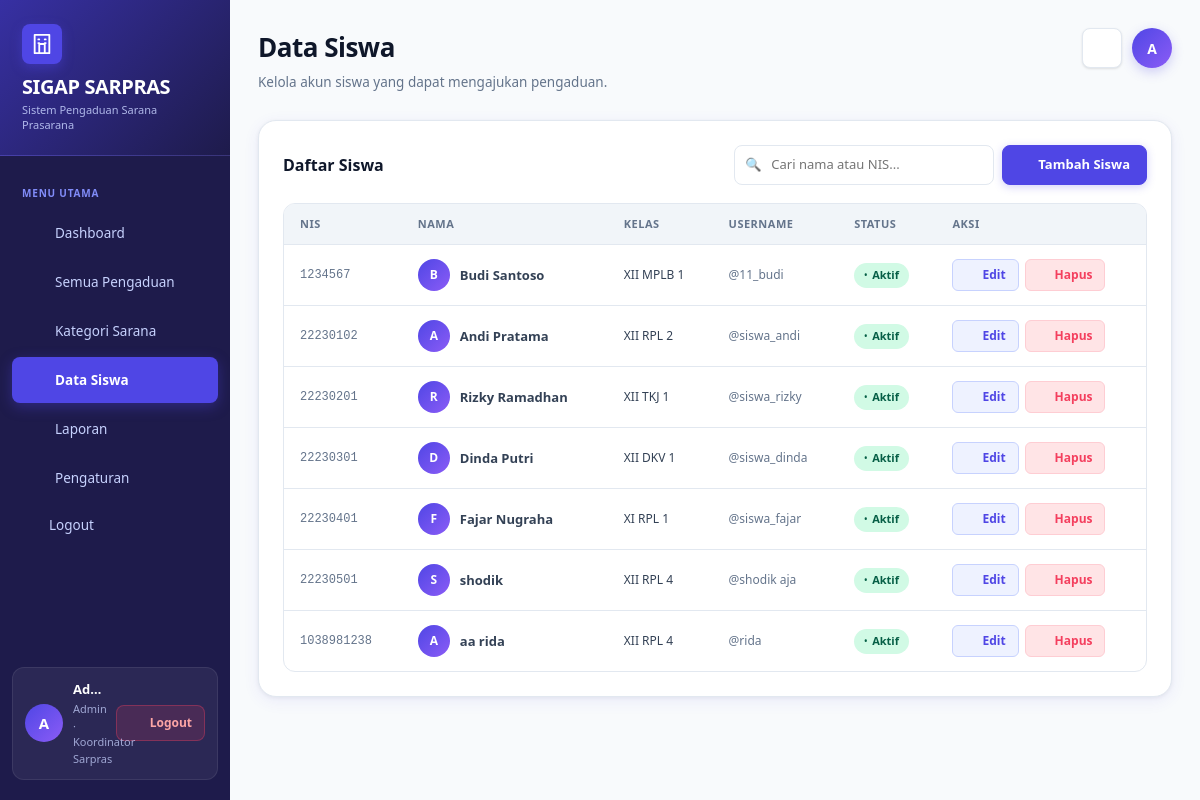
/views/siswa.php (signed in), run on an earlier commit of the app's database.
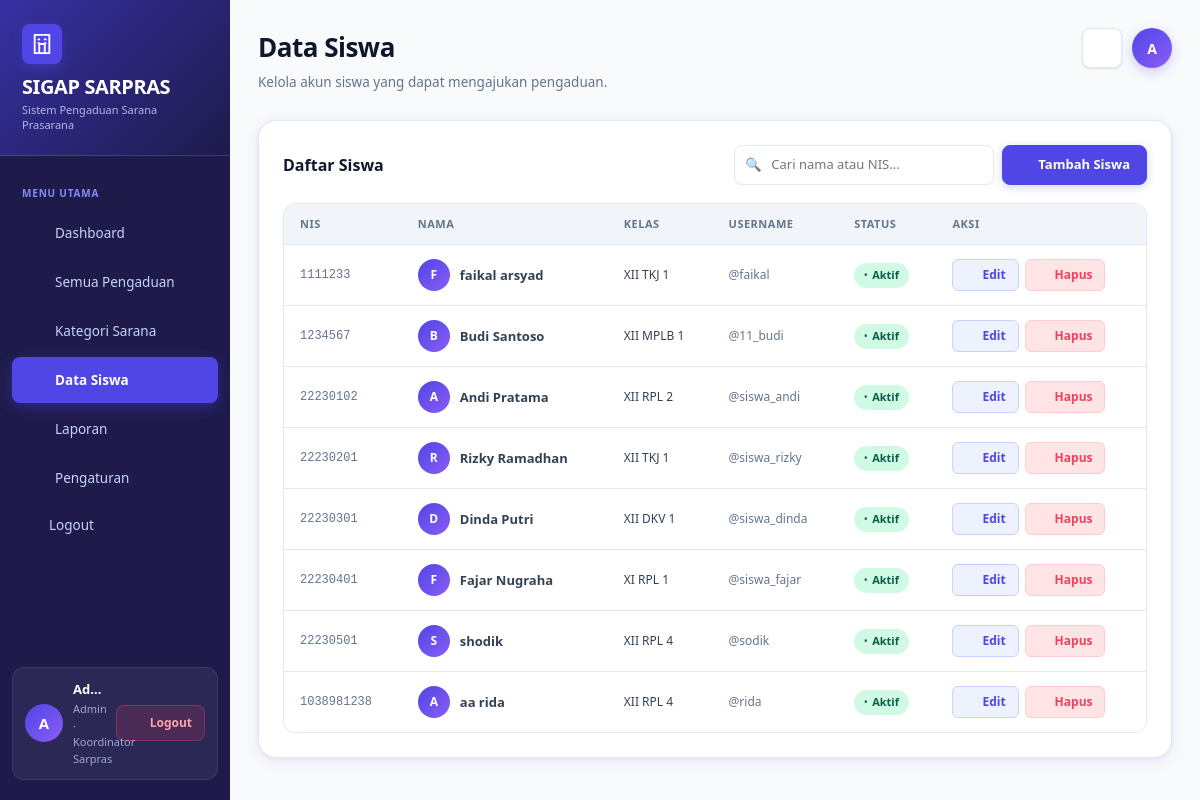
And on a later commit of the database.
### tables this page shows
CREATE TABLE `siswa` (
  `nis` int(11) NOT NULL,
  `nama` varchar(100) NOT NULL,
  `kelas` varchar(50) NOT NULL,
  `username` varchar(50) NOT NULL,
  `password` varchar(255) NOT NULL,
  `aktif` tinyint(1) NOT NULL DEFAULT 1
);

### models/Siswa.php (called while the page is built, shortened)
<?php
class Siswa {
    private $conn;
    public function __construct($conn) {
        $this->conn = $conn;
    }
    public function tampil() {
        return mysqli_query($this->conn, "SELECT * FROM siswa ORDER BY nis ASC");
    }
}
?>

### views/siswa.php (the view, shortened to what this page needs)
<?php
include '../config/koneksi.php';
include '../config/icons.php';
include '../config/layout.php';
include '../models/Siswa.php';
$m   = new Siswa($conn);
$q = $m->tampil();
?>
<!doctype html>
<html lang="id">
<head>
    <link rel="stylesheet" href="../assets/style.css?v=2">
</head>
<body>
<div class="app">
    <?= sidebar('students') ?>
    <main class="main">
        <div class="top">
            <div>
                <h2>Data Siswa</h2>
                <p>Kelola akun siswa yang dapat mengajukan pengaduan.</p>
            </div>
            <div class="top-actions">
                <div class="bell"><?= icon('bell', '17') ?></div>
                <div class="avatar"><?= strtoupper(substr($_SESSION['nama'] ?? 'A', 0, 1)) ?></div>
            </div>
        </div>
        <div class="panel table-panel mt-28">
            <div class="toolbar">
                <strong class="section-title">Daftar Siswa</strong>
                <div class="toolbar-actions">
                    <div class="search">
                        <input id="searchInput" placeholder="Cari nama atau NIS..." oninput="filterTable()">
                    </div>
                    <a class="btn primary" href="siswa_form.php">
                        <span style="display:flex;align-items:center;gap:6px;"><?= icon('plus', '13') ?> Tambah Siswa</span>
                    </a>
                </div>
            </div>
            <div class="table-wrap">
                <table id="siswaTable">
                    <thead>
                        <tr>
                            <th>NIS</th>
                            <th>Nama</th>
                            <th>Kelas</th>
                            <th>Username</th>
                            <th>Status</th>
                            <th>Aksi</th>
                        </tr>
                    </thead>
                    <tbody>
                        <?php $empty = true; while ($r = mysqli_fetch_assoc($q)): $empty = false; ?>
                        <tr>
                            <td style="font-family:monospace;font-size:12px;color:var(--muted);"><?= htmlspecialchars($r['nis']) ?></td>
                            <td>
                                <div style="display:flex;align-items:center;gap:10px;">
                                    <div style="width:32px;height:32px;border-radius:50%;background:linear-gradient(135deg,var(--primary),var(--purple));display:flex;align-items:center;justify-content:center;color:#fff;font-weight:700;font-size:12px;flex-shrink:0;">
                                        <?= strtoupper(substr($r['nama'], 0, 1)) ?>
                                    </div>
                                    <div style="font-weight:600;"><?= htmlspecialchars($r['nama']) ?></div>
                                </div>
                            </td>
                            <td style="font-size:12px;"><?= htmlspecialchars($r['kelas']) ?></td>
                            <td style="font-size:12px;color:var(--muted);">@<?= htmlspecialchars($r['username']) ?></td>
                            <td>
                                <span class="status <?= $r['aktif'] ? 'selesai' : 'ditolak' ?>">
                                    <?= $r['aktif'] ? 'Aktif' : 'Nonaktif' ?>
                                </span>
                            </td>
                            <td>
                                <div class="action-row">
                                    <a class="action-btn" href="siswa_form.php?nis=<?= $r['nis'] ?>">
                                        <span style="display:flex;align-items:center;gap:4px;"><?= icon('edit', '13') ?> Edit</span>
                                    </a>
                                    <a class="action-btn danger"
                                       onclick="return confirm('Hapus akun <?= htmlspecialchars(addslashes($r['nama'])) ?>?')"
                                       href="siswa.php?hapus=<?= $r['nis'] ?>">
                                        <span style="display:flex;align-items:center;gap:4px;"><?= icon('trash', '13') ?> Hapus</span>
                                    </a>
                                </div>
                            </td>
                        </tr>
                        <?php endwhile; ?>
                    </tbody>
                </table>
            </div>
        </div>
    </main>
</div>
</body>
</html>

### config/layout.php (shortened to what this page needs)
<?php
include_once __DIR__ . '/icons.php';
function sidebar($active) {
    $role    = $_SESSION['role'] ?? 'siswa';
    $nama    = $_SESSION['nama'] ?? '';
    $initial = strtoupper(substr($nama ?: 'A', 0, 1));
    if ($role === 'admin') {
        $menu = [
            'dashboard'  => ['label' => 'Dashboard',       'href' => 'admin_dashboard.php',  'icon' => 'dashboard'],
            'complaints' => ['label' => 'Semua Pengaduan', 'href' => 'semua_pengaduan.php',  'icon' => 'complaints'],
            'categories' => ['label' => 'Kategori Sarana', 'href' => 'kategori.php',         'icon' => 'category'],
            'students'   => ['label' => 'Data Siswa',      'href' => 'siswa.php',            'icon' => 'students'],
            'laporan'    => ['label' => 'Laporan',         'href' => 'laporan.php',          'icon' => 'report'],
            'pengaturan' => ['label' => 'Pengaturan',      'href' => 'pengaturan.php',       'icon' => 'settings'],
        ];
        $sub = 'Admin · Koordinator Sarpras';
    }
    ?>
    <aside class="sidebar">
        <div class="logo">
            <div class="logo-icon">
            </div>
            <h1>SIGAP SARPRAS</h1>
            <span>Sistem Pengaduan Sarana Prasarana</span>
        </div>
        <nav class="nav">
            <?php if ($role === 'admin'): ?>
            <div class="nav-section">Menu Utama</div>
            <?php endif; ?>
            <?php foreach ($menu as $key => $item): ?>
            <a href="<?= $item['href'] ?>" class="<?= $active === $key ? 'active' : '' ?>">
                <span class="nav-icon"><?= icon($item['icon'], '16') ?></span>
                <?= htmlspecialchars($item['label']) ?>
            </a>
            <?php endforeach; ?>
            <a href="../logout.php" class="nav-logout-mobile" title="Logout">
                <?= icon('logout', '14') ?>
                <span>Logout</span>
            </a>
        </nav>
        <div class="sidebar-profile">
            <div class="sidebar-avatar"><?= htmlspecialchars($initial) ?></div>
            <div class="sidebar-info">
                <strong><?= htmlspecialchars($nama) ?></strong>
                <span><?= $sub ?></span>
            </div>
            <a class="sidebar-logout" href="../logout.php" title="Logout">
                <?= icon('logout', '15') ?>
                <span class="logout-label">Logout</span>
            </a>
        </div>
    </aside>
    <?php
    return ob_get_clean();
}
?>

### config/icons.php (shortened to what this page needs)
<?php
function icon(string $name, string $size = '18', string $class = ''): string {
    $cls = $class ? " class=\"{$class}\"" : '';
    $path = $icons[$name] ?? $icons['info'];
    return "<svg xmlns=\"http://www.w3.org/2000/svg\" width=\"{$size}\" height=\"{$size}\" viewBox=\"0 0 24 24\" fill=\"none\" stroke=\"currentColor\" stroke-width=\"2\" stroke-linecap=\"round\" stroke-linejoin=\"round\"{$cls}>{$path}</svg>";
}
?>

What changed in the data, as far as the page shows it:
added siswa: nis "1111233", nama "F", nama "faikal arsyad", kelas "XII TKJ 1", username "faikal", aktif "Aktif", $size 13 (drawn)
changed siswa "shodik": username "shodik aja" → "sodik"
